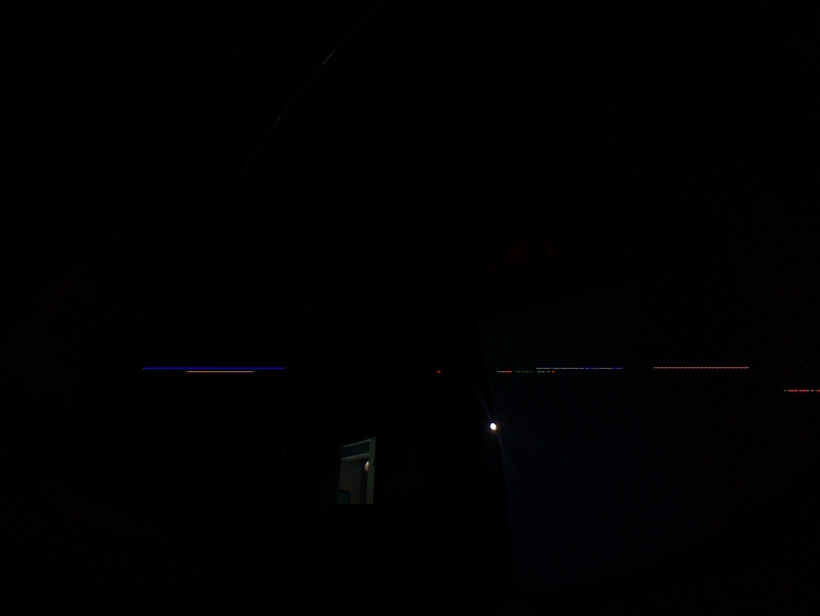
#> input picture final_code/Camera0.jpg, 1640 x 1232 px, found by its file name (shown at 1/2 size)
$ python sscv2.py
#> lines starting #> are read from the running program, lines starting #| are printed output that depends on the picture; after the words box and inside, x2 and y2 are one past the last pixel; in counts of white or black regions, pixels touching at a corner belong together; long printed decimals are rounded
import cv2 as cv
import numpy as np
import math
#from CameraPictures import *

def findsun(filepath):
#> called with filepath = 'capstone\\Camera0.jpg'
    img = cv.imread(filepath)
#> img is the input picture: shape (1232, 1640, 3); mean B, G, R 1.3, 0.9, 1
    dims = img.shape
#> dims = (1232, 1640, 3)
    #print(dims)

    # Perform operations on the frame here (e.g., convert to grayscale)
    image = cv.cvtColor(img, cv.COLOR_BGR2RGB)
    gray = cv.cvtColor(image, cv.COLOR_BGR2GRAY)
    _, thresh = cv.threshold(gray, 225, 255, cv.THRESH_BINARY)
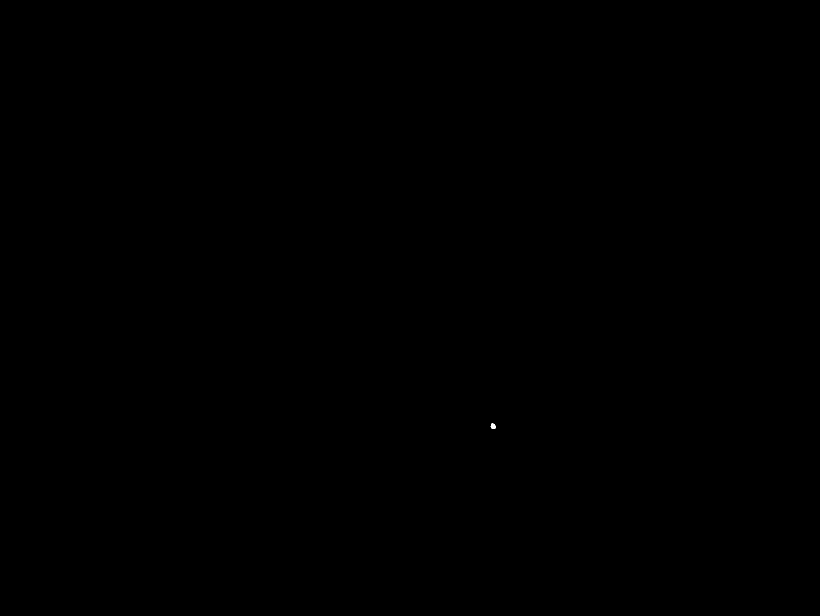
#> thresh: shape (1232, 1640) (shown at 1/2 size); 0% white; 1 white region
    contours, _ = cv.findContours(thresh, cv.RETR_TREE, cv.CHAIN_APPROX_SIMPLE)
#> contours = 1 contour; box (x1, y1, x2, y2) and area: (981, 847, 991, 858) 70
    C = (0, 0)
    rmax = 10
    for cnt in contours:
        (x, y), radius = cv.minEnclosingCircle(cnt)
        center = (int(x), int(y))
        radius = int(radius)
        if radius > rmax:
            rmax = radius
            C = center
#> this loop made 1 pass
#> (x, y, radius) on pass 1: (986, 852, 5)
#> after the loop, C = (0, 0); rmax = 10
    cv.destroyAllWindows()
    if C == (0, 0):
        return C, dims
    else:
        #print(C)
        C = (C[0]-dims[1]/2, C[1]-dims[0]/2) # convert from top-left origin to center origin
        #print(C)
        return C, dims

def rotx(theta):
    return np.array([[1, 0, 0], [0, math.cos(theta), math.sin(theta)], [0, -math.sin(theta), math.cos(theta)]])

def roty(theta):
    return np.array([[math.cos(theta), 0, -math.sin(theta)], [0, 1, 0], [math.sin(theta), 0, math.cos(theta)]])

def rotz(theta):
    return np.array([[math.cos(theta), math.sin(theta), 0], [-math.sin(theta), math.cos(theta), 0], [0, 0, 1]])

def plotAxis(m, ax, style):
    ax.plot([0, m[0, 0]], [0, m[1, 0]], [0, m[2, 0]], color='red', linestyle=style)
    ax.plot([0, m[0, 1]], [0, m[1, 1]], [0, m[2, 1]], color='blue', linestyle=style)
    ax.plot([0, m[0, 2]], [0, m[1, 2]], [0, m[2, 2]], color='green', linestyle=style)

def plotVec(v, ax, c, style):
    ax.plot([0, v[0]], [0, v[1]], [0, v[2]], color=c, linestyle=style)

def sunvec(c, dcm):
    v = np.array([c[0], c[1], 0])
    vn = v/np.linalg.norm(v)
    n = np.array([vn[1], -vn[0], vn[2]])
    return np.matmul(dcm, n)

def sunsensor():
    filepathlist = ["Camera0.jpg", "Camera1.jpg", "Camera2.jpg", "Camera3.jpg"]
    #camangles = [[0.9828, 1.0644, math.pi/2], [-0.9828, 2.0772, math.pi/2], [-2.1588, 1.0644, math.pi/2], [2.1588, 2.0772, math.pi/2]]
    camangle = [0.9828, 1.0644, 0]
    campos = [0.075, 0.05, 0.05]
    imagesizes = [[], [], [], []]
    usedcams = [0, 0]
    hfov = 155
    vfov = 115
    center1 = (0, 0)
    center2 = (0, 0)
    #takepicture(0)
    sv, dims = findsun("capstone\\Camera0.jpg")
#> sv = (0, 0); dims = (1232, 1640, 3)
    #print(sv)
    imagesizes[0] = dims
    #print(i, sv)
    center1 = sv
#> center1 = (0, 0)
    if center1==(0, 0):
        #print("camera blackout")
        return (0, 0, 0) # camera blackout / eclipse
    elif center2==(0, 0):
        #print("one camera sees sun")
        d = 1.18737061111 # estimate "sun" distance from cameras
        hdist = d*math.sqrt(2*(1-math.cos(hfov/180*math.pi)))
        vdist = d*math.sqrt(2*(1-math.cos(vfov/180*math.pi)))
        sun = np.multiply(np.array(center1), np.array([hdist/imagesizes[usedcams[0]][0], vdist/imagesizes[usedcams[0]][1]]))
        #print([sun[0], sun[1], d])
        sun = [sun[0]+campos[0], sun[1]+campos[1], d+campos[2]]
        #print(sun)
        sun = sun/np.linalg.norm(sun)
        #print(sun)
        #dcm = np.matmul(rotz(camangle[2]), np.matmul(rotx(camangle[1]), rotz(camangle[0])))
        #print(dcm)
        dcm = np.array([[0.6969, -0.6536, -0.2952], [0.05512, 0.4592, -0.8866], [0.715, 0.6016, 0.3561]])
        #print(np.matmul(np.linalg.inv(dcm), sun))
        sunfinal = np.matmul(np.linalg.inv(dcm), sun)
        # [4 lines of commented-out code are left out]
        return sunfinal # one camera sees sun


sv = sunsensor()
print(sv)

$ run again, with final_code/Images1.jpg copied over final_code/Camera0.jpg
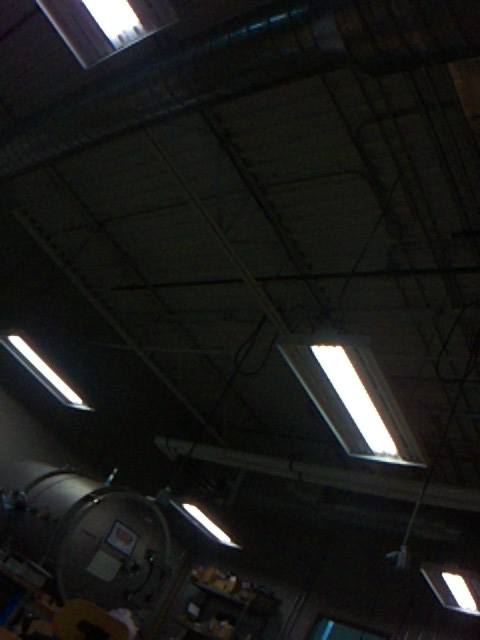
#> input picture final_code/Images1.jpg, 480 x 640 px, found by its file name
#> in findsun, img is the input picture: shape (640, 480, 3); mean B, G, R 24.9, 26.7, 26.2
#> in findsun, `_, thresh = cv.threshold(gray, 225, 255, cv.THRESH_BINARY)`:
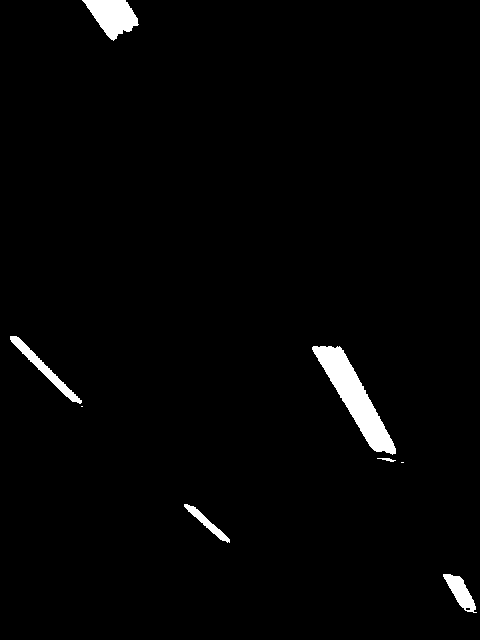
#> thresh: shape (640, 480); 2% white; 8 white regions (2 under 20 px)
#> contours = 9 contours, 4 with area under 20; largest, box (x1, y1, x2, y2) and area: (312, 346, 396, 455) 2822, (82, 0, 139, 41) 1288, (10, 336, 82, 404) 669, (443, 574, 477, 613) 546, (184, 504, 230, 543) 330
#> the loop in findsun, `for cnt in contours:` made 9 passes
#> (x, y, radius, rmax, C) on passes 1, 3, 7: (459.5, 593, 25, 25, (459, 593)), (206.5, 523, 29, 29, (206, 523)), (354, 399.5, 67, 67, (354, 399))
#> after the loop in findsun, `for cnt in contours:`: rmax = 67
#> in findsun, `C = (C[0]-dims[1]/2, C[1]-dims[0]/2)`: C = (114, 79)
#> in sunsensor, `sv, dims = findsun("capstone\\Camera0.jpg")`: dims = (640, 480, 3)
#> center1 = (114, 79)
#> in sunsensor, `sun = np.multiply(np.array(center1), np.array([hdist/imagesizes[usedca..`: sun = [0.413, 0.33]
#> in sunsensor, `sun = [sun[0]+campos[0], sun[1]+campos[1], d+campos[2]]`: sun = [0.488, 0.38, 1.24]
#> in sunsensor, `sun = sun/np.linalg.norm(sun)`: sun = [0.353, 0.274, 0.895]
#> sunfinal = [0.901, 0.434, -0.029]
#| [ 0.9007  0.4337 -0.02896]

$ run again, with final_code/image_test.jpg copied over final_code/Camera0.jpg
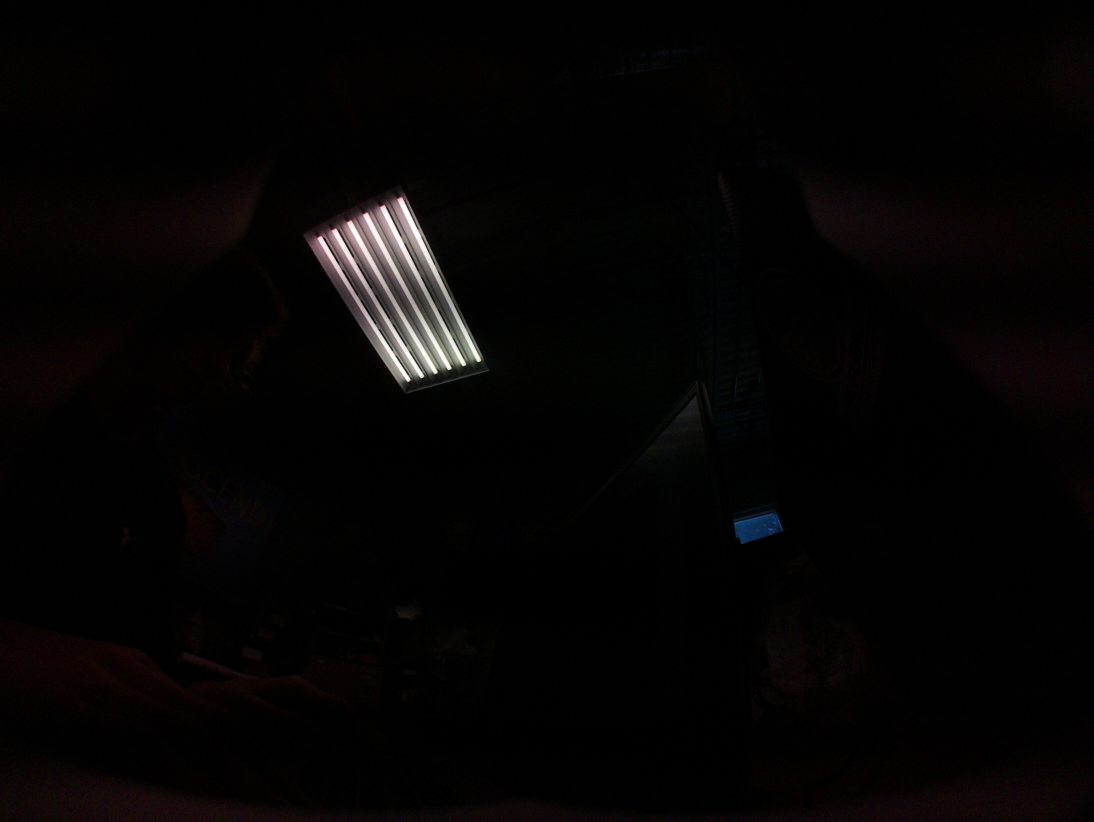
#> input picture final_code/image_test.jpg, 3280 x 2464 px, found by its file name (shown at 1/3 size)
#> in findsun, img is the input picture: shape (2464, 3280, 3); mean B, G, R 4.2, 4.3, 5.6
#> in findsun, `_, thresh = cv.threshold(gray, 225, 255, cv.THRESH_BINARY)`:
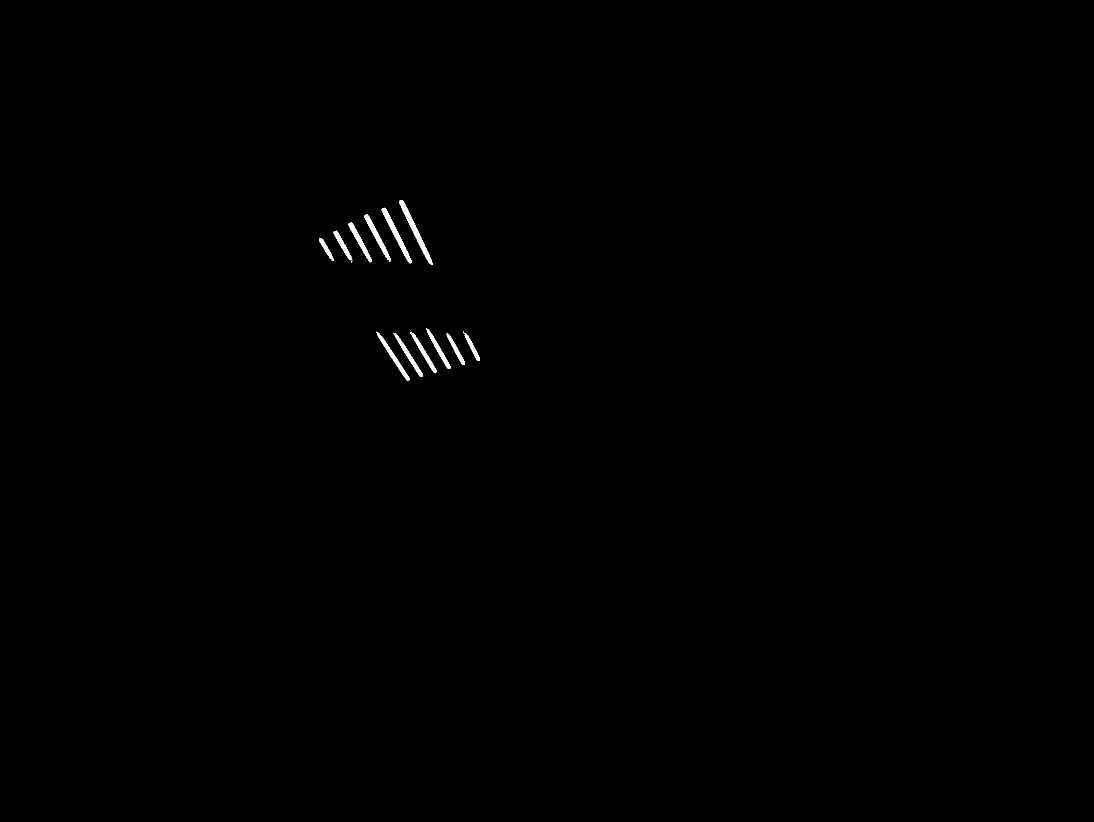
#> thresh: shape (2464, 3280) (shown at 1/3 size); 0.23% white; 26 white regions (14 under 20 px)
#> contours = 65 contours, 53 with area under 20; largest, box (x1, y1, x2, y2) and area: (1197, 601, 1298, 795) 2656, (1145, 623, 1235, 790) 2223, (1093, 642, 1173, 786) 1802, (1130, 995, 1229, 1142) 1623, (1045, 668, 1116, 787) 1462
#> the loop in findsun, `for cnt in contours:` made 65 passes
#> (x, y, radius, rmax, C) on passes 7, 16, 60: (1224.5, 1064, 78, 78, (1224, 1064)), (1178.5, 1067.5, 87, 87, (1178, 1067)), (1190, 706.5, 92, 92, (1190, 706))
#> after the loop in findsun, `for cnt in contours:`: rmax = 107
#> in findsun, `C = (C[0]-dims[1]/2, C[1]-dims[0]/2)`: C = (-393, -534)
#> in sunsensor, `sv, dims = findsun("capstone\\Camera0.jpg")`: dims = (2464, 3280, 3)
#> center1 = (-393, -534)
#> in sunsensor, `sun = np.multiply(np.array(center1), np.array([hdist/imagesizes[usedca..`: sun = [-0.37, -0.326]
#> in sunsensor, `sun = [sun[0]+campos[0], sun[1]+campos[1], d+campos[2]]`: sun = [-0.295, -0.276, 1.24]
#> in sunsensor, `sun = sun/np.linalg.norm(sun)`: sun = [-0.226, -0.212, 0.951]
#> sunfinal = [0.51, 0.623, 0.593]
#| [0.5102 0.6225 0.5934]
